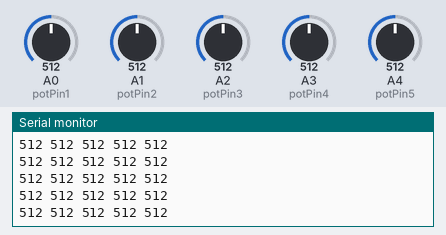
Recording of a sketch running on a simulated Arduino Uno, built with avr-gcc and run on an emulated ATmega328P. Parts: the last lines printed to the serial monitor. Inputs (shaded band) come from the test bench; at power-on: A0 (potPin1) = 512, A1 (potPin2) = 512, A2 (potPin3) = 512, A3 (potPin4) = 512, A4 (potPin5) = 512.

Above: at 1.2 s.
1.3 s: A0 (potPin1) set to 716
At 1.32 s:
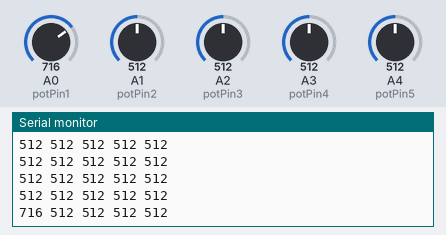
2.8 s: A1 (potPin2) set to 716
At 2.84 s:
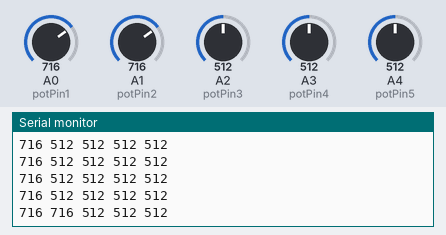
4.3 s: A2 (potPin3) set to 716
At 4.36 s:
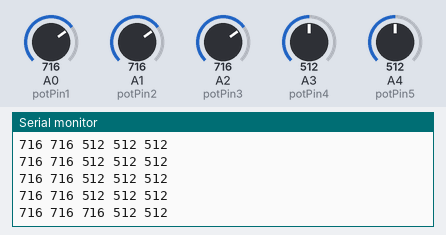
7.3 s: A3 (potPin4) set to 716
At 7.3 s:
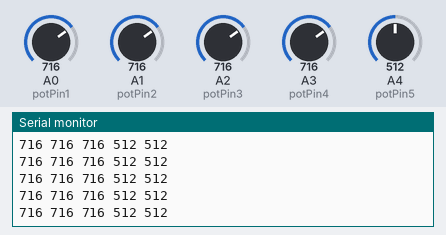
8.8 s: A4 (potPin5) set to 716
At 8.82 s:
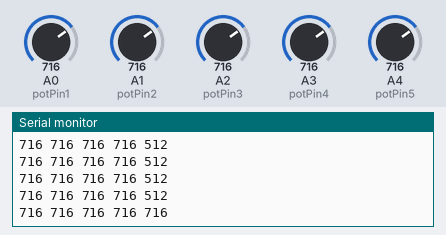
10.3 s: A0 (potPin1) set to 992
At 10.34 s:
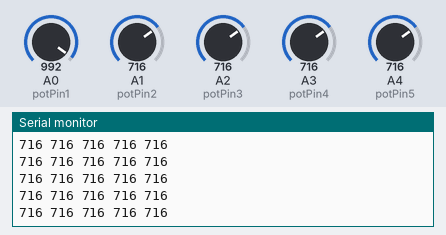
Timing chart, 0 to 12.8 s (numbered marks = the images above; inputs shaded):
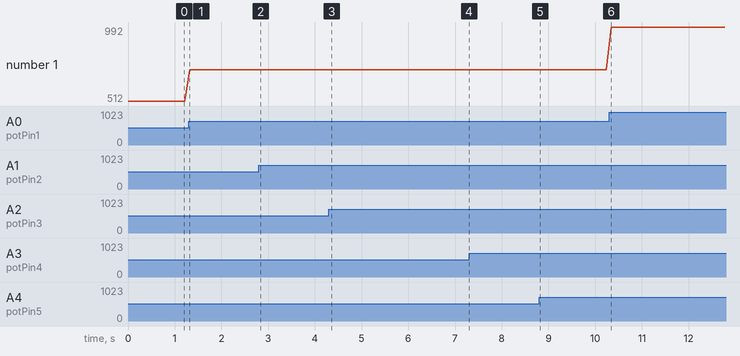

Measured:
- after the input at 1.3 s, the serial monitor: prints a new line at once (image 1)
- after the input at 2.8 s, the serial monitor: prints a new line at once (image 2)
- after the input at 4.3 s, the serial monitor: prints a new line after 0.06 s (image 3)
- after the input at 8.8 s, the serial monitor: prints a new line at once (image 5)
- plotted number 1: 512 → 716 after the input at 1.3 s, 716 → 992 after the input at 10.3 s

The sketch:

Final_Arduino.ino
```cpp
int val_gr;
int potPin1 = 0;

int val_fi;
int potPin2 = 1;

int val_wa;
int potPin3 = 2;

int val_wo;
int potPin4 = 3;

int val_me;
int potPin5 = 4;

void setup() {
  // put your setup code here, to run once:
  pinMode(potPin1, INPUT);
  pinMode(potPin2, INPUT);
  pinMode(potPin3, INPUT);
  pinMode(potPin4, INPUT);
  pinMode(potPin5, INPUT);
  Serial.begin(9600);
}

void loop() {
  // put your main code here, to run repeatedly:
  val_gr = analogRead(potPin1);
  val_fi = analogRead(potPin2);
  val_wa = analogRead(potPin3);
  val_wo = analogRead(potPin4);
  val_me = analogRead(potPin5);

  Serial.print(val_gr);
  Serial.print(" ");
  Serial.print(val_fi);
  Serial.print(" ");
  Serial.print(val_wa);
  Serial.print(" ");
  Serial.print(val_wo);
  Serial.print(" ");
  Serial.println(val_me);

  delay(100);
}
```
